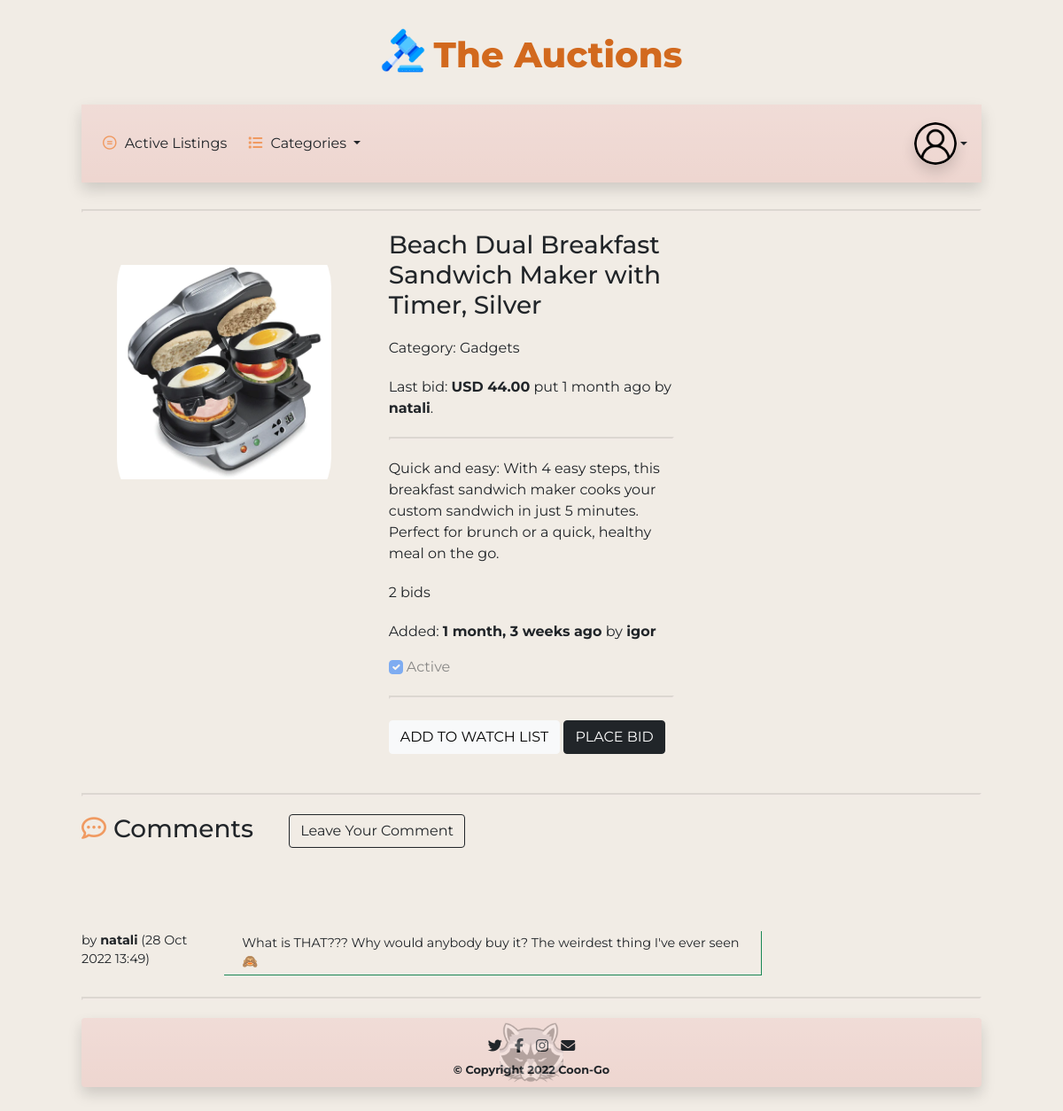
Page /listing-Beach Dual Breakfast Sandwich Maker with Timer, Silver on the committed database.
### auctions/models.py (models this page shows, shortened)
class Listing(models.Model):
    user = models.ForeignKey(
        User, on_delete=models.CASCADE, related_name="listing_user", null=False)
    title = models.CharField( max_length=100, unique=True, blank=False)
    description = models.TextField(max_length = 1024, blank = True, null = True, validators=[MaxLengthValidator(1024)])
    starting_bid = models.DecimalField(max_digits=10, decimal_places=2)
    current_price = models.DecimalField(max_digits=10, decimal_places=2, default=0)
    creation_time = models.DateTimeField(auto_now_add=True)
    image = models.ImageField(upload_to="images/%Y/%m/%d/", null=True, blank=True, unique = False)
    category = models.ForeignKey(
        Category, on_delete=models.CASCADE, related_name="categories")
    is_active = models.BooleanField(default=True)

class Category(models.Model):
    name = models.CharField(max_length=50, unique=True)
    def __str__(self):
        return f"{self.name}"

class User(AbstractUser):
    image = models.ImageField(
        upload_to="images/users/", null=True, blank=True)

class Comment(models.Model):
    user = models.ForeignKey(
        User, on_delete=models.CASCADE, related_name="comment_users")
    listing = models.ForeignKey(
        Listing, on_delete=models.CASCADE, related_name="comment_listings")
    text = models.CharField(max_length=2048)
    creation_time = models.DateTimeField(auto_now_add=True)

### auctions/views.py (the view)
def get_listing(request, listing_title):
    listing = Listing.objects.get(title=listing_title)
    winner = Winner()
    if not listing.is_active:
        winner = Winner.objects.get(listing=listing)
    return render (request, "auctions/listing.html", {
        "categories": Category.objects.all().order_by("name"),
        "listing" : listing,
        "bids_count": get_bids_count(listing_title),
        "last_bid_time": get_last_bid_time(listing_title),
        "last_bid_user": get_last_bid_user(listing_title),
        "comments": get_comments(listing_title),
        "is_watched": is_watched(listing_title, request.user),
        "winner": winner
    })

### auctions/views.py (called while the page is built)
def is_watched(listing_title, user):
    if user.is_authenticated:
        try:
            listingObj = Listing.objects.get(title=listing_title)
            userObj = User.objects.get(pk=user.id)
            watchlist = WatchList.objects.filter(user = userObj, listing = listingObj)
            if watchlist.count() != 0:
                return True
            else:
                raise WatchList.DoesNotExist
        except WatchList.DoesNotExist:
            return False
    else:
        return False

def get_bids_count(listing_title):
    bids_count = Bid.objects.filter(listing=Listing.objects.get(
        title=listing_title)).count()
    return bids_count

def get_last_bid_time(listing_title):
    bid_time = Bid.objects.filter(
        listing=Listing.objects.get(title=listing_title)).aggregate(Max('bid_place_date'))
    return bid_time['bid_place_date__max']

def get_last_bid_user(listing_title):
    try:
        bid = Bid.objects.get(
            listing=Listing.objects.get(title=listing_title), bid_place_date=get_last_bid_time(listing_title))
        return bid.user
    except Bid.DoesNotExist:
        return None

def get_comments(listing_title):
    return Comment.objects.filter(listing=Listing.objects.get(title=listing_title)).order_by('-creation_time')

### auctions/templates/auctions/listing.html (shortened to what this page needs)
{% extends "auctions/layout.html" %}
{% load static %}
{% block body %}
    <div class="display-listing-page">
        <div class="row">
            <div class="col-lg-4 col-md-6 col-sm-12 position-relative image-box text-center">
                {% if listing.image %}
                    <img src="{{ listing.image.url }}" alt="listing image" class="card-img-top listing-image p-2 ">
                {% else %}
                    <img src="{% static 'auctions/no-photo.png' %}" alt="listing image" class="card-img-top listing-image p-2">
                {% endif %}
            </div>
            <div class="col-lg-4 col-md-6 col-sm-12">
                <H3 class="listing_title">{{listing.title|capfirst}}</H3>
                <p class="listing-bid-text"> Category: {{listing.category}}</p>
                {% if listing.is_active %}
                    <p class="listing-bid-text">Last bid: <span class="listing-bid-price item-price-text">USD {{listing.current_price|floatformat:"2g"}}</span>
                        {% if last_bid_time %}
                            put {{last_bid_time|timesince}} ago by
                            <span class="listing-bid-price item-price-text">{{last_bid_user}}</span>.
                        {% endif %}
                    </p>
                {% endif %}
                <hr class="page-rooler">
                <p class="tem-desc multiline text-wrap">{{ listing.description }}</p>
                <p class="listing-bid-text">{{bids_count}} bids</p>
                <p class="listing-bid-text">Added: <span class="item-added-bold">{{listing.creation_time|timesince}} ago</span>
                                            by <span class="item-added-bold">{{ listing.user.username }}</span></p>
                <div class="active-check-box">
                    {% if listing.is_active %}
                        <input class="form-check-input" type="checkbox" value="" checked disabled>
                    {% else %}
                        <input class="form-check-input" type="checkbox" value="" disabled>
                    {% endif %}
                    <label class="form-check-label" for="flexCheckDefault">
                        Active
                    </label>
                </div>
                <hr class="page-rooler">
                {% if user == listing.user %}
                    <div class="mb-4 mt-4">
                        {% if listing.is_active %}
                            <a class="btn btn-light button-light" href="{% url 'edit_listing' listing.title %}">EDIT LISTING</a>
                            <a class="btn btn-dark button-dark" href="{% url 'close_listing' listing.title %}">CLOSE LISTING</a>
                        {% endif %}
                    </div>
                {% else %}
                    <div class="mb-4 mt-4">
                        {% if not is_watched %}
                            <a class="btn btn-light button-light" href="{% url 'add_to_watch' listing.title %}">ADD TO WATCH LIST</a>
                        {% else %}
                            <a class="btn btn-light button-light" href="{% url 'remove_from_watch' listing.title %}">REMOVE FROM WATCH LIST</a>
                        {% endif %}
                        {% if listing.is_active %}
                            <a class="btn btn-dark button-dark" href="{% url 'place_bid' listing.title %}">PLACE BID</a>
                        {% endif %}
                    </div>
                {% endif %}
            </div>
        </div>
    </div>
    <hr class="page-rooler">
    <div class="d-flex row mb-5">
        <div class="col-auto me-auto">
            <h3 class="page_title"><i class="fa-regular fa-comment-dots nav-icon me-2"></i>Comments</h3>
        </div>
        <div class="col">
            <a class="btn btn-outline-dark button-light btn-md ms-3" data-bs-toggle="modal" data-bs-target="#addCommentModalForm" >Leave Your Comment</a>
        </div>
    </div>
    {% for comment in comments %}
        <div class="row mb-4 comments-list">
            {% if comment.user == listing.user %}
                <div class="col-lg-3 col-sm-12 col-xs-12">by <strong>{{comment.user}} (seller)</strong> ({{comment.creation_time|date:"d M Y" }} {{comment.creation_time|time:"H:i" }})</div>
                <div class="col-lg-6 col-sm-12 col-xs-12 border-secondary rounded-1 border-1 multiline comment-box text-wrap">{{comment.text}}</div>
            {% else %}
                <div class="col-lg-2 col-sm-12 col-xs-12">by <strong>{{comment.user}}</strong> ({{comment.creation_time|date:"d M Y" }} {{comment.creation_time|time:"H:i" }})</div>
                <div class="col-lg-7 col-sm-12 col-xs-12 border-success border-1 multiline comment-box text-wrap">{{comment.text}}</div>
            {% endif %}
        </div>
    {% endfor %}
{% endblock %}

### auctions/static/auctions/style.css (style rules this page uses)
body { padding: 1rem 2rem; font-family: 'Montserrat', sans-serif; background-color: #F1ECE5; }
.nav-icon { margin-right: 5px; color:rgb(240, 154, 97); }
.page_title { margin: 0 0 50px 0; }
.page-rooler { border: 2px inset rgb(245, 235, 235); border-collapse: collapse; margin: 20px 0; }
.card-img-top { width: 80%; height: 20rem; min-width: 50px; min-height: 50px; object-fit:scale-down; }
.listing-image { padding: 5px; border-radius: 20%; }
.item-price-text { font-weight: bold; }
.item-added-bold { font-weight: bold; }
.listing-bid-price { font-size: 1rem; }
.listing-bid-text { font-size: 1rem; margin-top: 20px; }
.multiline { white-space:pre; }
.comment-box { border-width: 1px; border-style: hidden solid solid hidden; padding: 3px 5px 3px 20px; font-size: 0.9rem; }
.comments-list { font-size: 0.9rem; }

### rows in the picture
Listing: image (picture), title "Beach Dual Breakfast Sandwich Maker with Timer, Silver", category "Gadgets", current_price "44.00", description "Quick and easy: With 4 easy steps, this breakfast sandwich maker cooks your custom sandwich in just 5 minutes. Perfect for brunch or a quick, healthy meal on the go.", creation_time "1 month, 3 weeks", user.username "igor"
User: username "natali"
Comment: user "natali", creation_time "28 Oct 2022", creation_time "13:49", text "What is THAT??? Why would anybody buy it? The weirdest thing I've ever seen 🙈"

### other values in the picture
{{ last_bid_time|timesince }} "1 month"
{{ bids_count }} "2"
